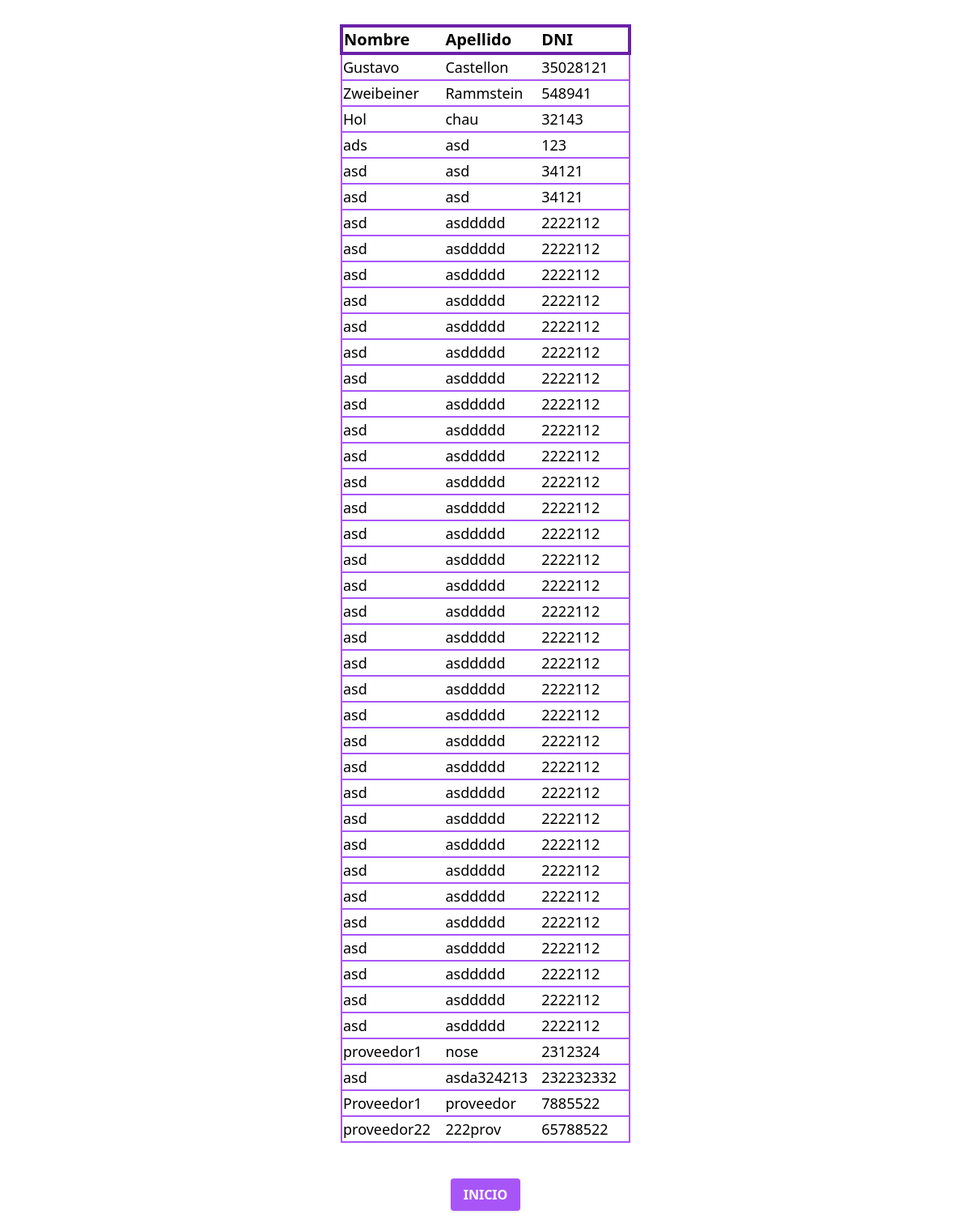
/compra/listadoproveedores, run on the app's committed database.
### compra/models.py (models this page shows, shortened)
class Proveedor(models.Model):
    nombre = models.CharField(max_length=30, blank=False, null=False, verbose_name="Nombre")
    apellido = models.CharField(max_length=30, blank=False, null=False, verbose_name="Apellido")
    dni = models.IntegerField(blank=False, null=False, verbose_name="DNI")

### compra/views.py (the view)
# urls.py: path("listadoproveedores", views.listadoproveedores, name="listadoproveedores"),
def listadoproveedores(request):
    proveedores = Proveedor.objects.all()
    return render(request, "listadoproveedores.html", {"proveedores":proveedores})

### templates/listadoproveedores.html
{% extends "./baseListas.html" %}
{% block encabezado %}
    <th class="text-left text-xl">Nombre</th>
    <th class="text-left text-xl">Apellido</th>
    <th class="text-left text-xl">DNI</th>
{% endblock %}
{% block tabla %}
{% for proveedor in proveedores %}
    <tr class="border-2 border-purple-500  items-center text-lg">
        <td>{{proveedor.nombre}}</td>
        <td>{{proveedor.apellido}}</td>
        <td>{{proveedor.dni}}</td>
    </tr>
{% endfor %}
{% endblock %}

### data on the page
Proveedor: nombre "Gustavo", apellido "Castellon", dni "35028121"
Proveedor: nombre "Zweibeiner", apellido "Rammstein", dni "548941"
Proveedor: nombre "Hol", apellido "chau", dni "32143"
Proveedor: nombre "ads", apellido "asd", dni "123"
Proveedor: nombre "asd", apellido "asd", dni "34121"
Proveedor: nombre "asd", apellido "asd", dni "34121"
Proveedor: nombre "asd", apellido "asddddd", dni "2222112"
Proveedor: nombre "asd", apellido "asddddd", dni "2222112"
Proveedor: nombre "asd", apellido "asddddd", dni "2222112"
Proveedor: nombre "asd", apellido "asddddd", dni "2222112"
Proveedor: nombre "asd", apellido "asddddd", dni "2222112"
Proveedor: nombre "asd", apellido "asddddd", dni "2222112"
Proveedor: nombre "asd", apellido "asddddd", dni "2222112"
Proveedor: nombre "asd", apellido "asddddd", dni "2222112"
Proveedor: nombre "asd", apellido "asddddd", dni "2222112"
Proveedor: nombre "asd", apellido "asddddd", dni "2222112"
Proveedor: nombre "asd", apellido "asddddd", dni "2222112"
Proveedor: nombre "asd", apellido "asddddd", dni "2222112"
Proveedor: nombre "asd", apellido "asddddd", dni "2222112"
Proveedor: nombre "asd", apellido "asddddd", dni "2222112"
Proveedor: nombre "asd", apellido "asddddd", dni "2222112"
Proveedor: nombre "asd", apellido "asddddd", dni "2222112"
Proveedor: nombre "asd", apellido "asddddd", dni "2222112"
Proveedor: nombre "asd", apellido "asddddd", dni "2222112"
Proveedor: nombre "asd", apellido "asddddd", dni "2222112"
Proveedor: nombre "asd", apellido "asddddd", dni "2222112"
Proveedor: nombre "asd", apellido "asddddd", dni "2222112"
Proveedor: nombre "asd", apellido "asddddd", dni "2222112"
Proveedor: nombre "asd", apellido "asddddd", dni "2222112"
Proveedor: nombre "asd", apellido "asddddd", dni "2222112"
Proveedor: nombre "asd", apellido "asddddd", dni "2222112"
Proveedor: nombre "asd", apellido "asddddd", dni "2222112"
Proveedor: nombre "asd", apellido "asddddd", dni "2222112"
Proveedor: nombre "asd", apellido "asddddd", dni "2222112"
Proveedor: nombre "asd", apellido "asddddd", dni "2222112"
Proveedor: nombre "asd", apellido "asddddd", dni "2222112"
Proveedor: nombre "asd", apellido "asddddd", dni "2222112"
Proveedor: nombre "asd", apellido "asddddd", dni "2222112"
Proveedor: nombre "proveedor1", apellido "nose", dni "2312324"
Proveedor: nombre "asd", apellido "asda324213", dni "232232332"
Proveedor: nombre "Proveedor1", apellido "proveedor", dni "7885522"
Proveedor: nombre "proveedor22", apellido "222prov", dni "65788522"
